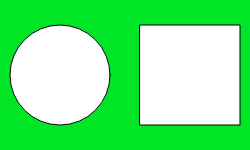
Frame 1 (no input)
Frame 60 (no input): identical to frame 1, image omitted
Frame 120 (the mouse pressed at the canvas centre since frame 60): identical to frame 1, image omitted

The p5.js sketch that drew this single still picture (run headless with seeded random() and noise() and a simulated clock; from frame 60 on, the mouse is pressed at the canvas centre):

// p5.js sketch
// ── sketch.js
function setup() {
  createCanvas(250, 150);

  colorMode(HSB);
}

function draw() {
  background(130,100,90);

  fill(0,0,100);
  square(140,25,100);
  circle(60,75,100);
}
